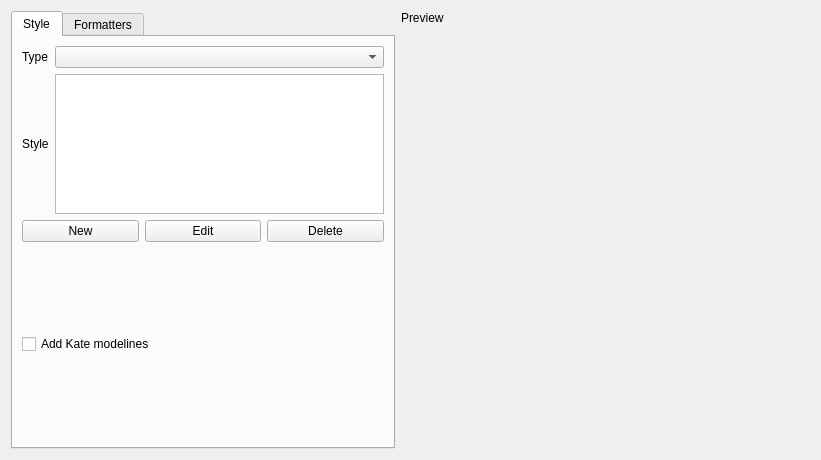
<ui version="4.0" >
 <class>SourceFormatterSettingsUI</class>
 <widget class="QWidget" name="SourceFormatterSettingsUI" >
  <property name="geometry" >
   <rect>
    <x>0</x>
    <y>0</y>
    <width>821</width>
    <height>460</height>
   </rect>
  </property>
  <property name="windowTitle" >
   <string>Form</string>
  </property>
  <layout class="QHBoxLayout" name="horizontalLayout_2" >
   <item>
    <widget class="KTabWidget" name="tabWidget" >
     <property name="sizePolicy" >
      <sizepolicy vsizetype="Expanding" hsizetype="Preferred" >
       <horstretch>0</horstretch>
       <verstretch>0</verstretch>
      </sizepolicy>
     </property>
     <property name="currentIndex" >
      <number>0</number>
     </property>
     <widget class="QWidget" name="tab" >
      <property name="geometry" >
       <rect>
        <x>0</x>
        <y>0</y>
        <width>366</width>
        <height>421</height>
       </rect>
      </property>
      <attribute name="title" >
       <string>Style</string>
      </attribute>
      <layout class="QVBoxLayout" name="verticalLayout_3" >
       <item>
        <layout class="QGridLayout" name="gridLayout" >
         <item row="0" column="0" >
          <widget class="QLabel" name="label" >
           <property name="sizePolicy" >
            <sizepolicy vsizetype="Preferred" hsizetype="Minimum" >
             <horstretch>0</horstretch>
             <verstretch>0</verstretch>
            </sizepolicy>
           </property>
           <property name="text" >
            <string>Type</string>
           </property>
          </widget>
         </item>
         <item row="1" column="0" >
          <widget class="QLabel" name="label_2" >
           <property name="sizePolicy" >
            <sizepolicy vsizetype="Preferred" hsizetype="Minimum" >
             <horstretch>0</horstretch>
             <verstretch>0</verstretch>
            </sizepolicy>
           </property>
           <property name="text" >
            <string>Style</string>
           </property>
          </widget>
         </item>
         <item row="1" column="1" >
          <widget class="KListWidget" name="listStyles" >
           <property name="sizePolicy" >
            <sizepolicy vsizetype="Expanding" hsizetype="Preferred" >
             <horstretch>0</horstretch>
             <verstretch>0</verstretch>
            </sizepolicy>
           </property>
          </widget>
         </item>
         <item row="2" column="0" colspan="2" >
          <layout class="QHBoxLayout" name="horizontalLayout" >
           <item>
            <widget class="KPushButton" name="btnNewStyle" >
             <property name="text" >
              <string>New</string>
             </property>
            </widget>
           </item>
           <item>
            <widget class="KPushButton" name="btnEditStyle" >
             <property name="text" >
              <string>Edit</string>
             </property>
            </widget>
           </item>
           <item>
            <widget class="KPushButton" name="btnDelStyle" >
             <property name="text" >
              <string>Delete</string>
             </property>
            </widget>
           </item>
          </layout>
         </item>
         <item row="0" column="1" >
          <widget class="KComboBox" name="cbLanguagesStyle" >
           <property name="sizePolicy" >
            <sizepolicy vsizetype="Fixed" hsizetype="Expanding" >
             <horstretch>0</horstretch>
             <verstretch>0</verstretch>
            </sizepolicy>
           </property>
          </widget>
         </item>
        </layout>
       </item>
       <item>
        <spacer name="verticalSpacer_3" >
         <property name="orientation" >
          <enum>Qt::Vertical</enum>
         </property>
         <property name="sizeHint" stdset="0" >
          <size>
           <width>362</width>
           <height>137</height>
          </size>
         </property>
        </spacer>
       </item>
       <item>
        <widget class="QCheckBox" name="chkKateModelines" >
         <property name="text" >
          <string>Add Kate modelines</string>
         </property>
        </widget>
       </item>
       <item>
        <spacer name="verticalSpacer" >
         <property name="orientation" >
          <enum>Qt::Vertical</enum>
         </property>
         <property name="sizeHint" stdset="0" >
          <size>
           <width>362</width>
           <height>136</height>
          </size>
         </property>
        </spacer>
       </item>
      </layout>
     </widget>
     <widget class="QWidget" name="tab_2" >
      <property name="geometry" >
       <rect>
        <x>0</x>
        <y>0</y>
        <width>366</width>
        <height>421</height>
       </rect>
      </property>
      <attribute name="title" >
       <string>Formatters</string>
      </attribute>
      <layout class="QVBoxLayout" name="verticalLayout_2" >
       <item>
        <layout class="QGridLayout" name="gridLayout_2" >
         <item row="0" column="0" >
          <widget class="QLabel" name="label_6" >
           <property name="text" >
            <string>Type</string>
           </property>
          </widget>
         </item>
         <item row="0" column="1" >
          <widget class="KComboBox" name="cbLanguagesFormatters" />
         </item>
         <item row="1" column="0" >
          <widget class="QLabel" name="label_4" >
           <property name="text" >
            <string>Formatter</string>
           </property>
          </widget>
         </item>
         <item row="1" column="1" >
          <widget class="KComboBox" name="cbFormatters" >
           <property name="sizePolicy" >
            <sizepolicy vsizetype="Fixed" hsizetype="Expanding" >
             <horstretch>0</horstretch>
             <verstretch>0</verstretch>
            </sizepolicy>
           </property>
          </widget>
         </item>
         <item row="2" column="0" colspan="2" >
          <widget class="QLabel" name="lblDescription" >
           <property name="text" >
            <string>&lt;!DOCTYPE HTML PUBLIC "-//W3C//DTD HTML 4.0//EN" "http://www.w3.org/TR/REC-html40/strict.dtd">
&lt;html>&lt;head>&lt;meta name="qrichtext" content="1" />&lt;style type="text/css">
p, li { white-space: pre-wrap; }
&lt;/style>&lt;/head>&lt;body style=" font-family:'DejaVu Sans'; font-size:9pt; font-weight:400; font-style:normal;">
&lt;p align="justify" style=" margin-top:0px; margin-bottom:0px; margin-left:0px; margin-right:0px; -qt-block-indent:0; text-indent:0px;">&lt;span style=" font-weight:600;">Artistic Style is a source code indenter, formatter, and beautifier for the C, C++, C# and Java programming languages.&lt;/span>&lt;/p>
&lt;p align="justify" style="-qt-paragraph-type:empty; margin-top:0px; margin-bottom:0px; margin-left:0px; margin-right:0px; -qt-block-indent:0; text-indent:0px;">&lt;/p>
&lt;table border="0" style=" margin-top:0px; margin-bottom:0px; margin-left:0px; margin-right:0px;" cellspacing="2" cellpadding="0">
&lt;tr>
&lt;td>
&lt;p align="justify" style=" margin-top:0px; margin-bottom:0px; margin-left:0px; margin-right:0px; -qt-block-indent:0; text-indent:0px;">Home Page:&lt;/p>&lt;/td>
&lt;td>
&lt;p align="justify" style=" margin-top:0px; margin-bottom:0px; margin-left:0px; margin-right:0px; -qt-block-indent:0; text-indent:0px;">&lt;a href="http://astyle.sourceforge.net/">&lt;span style=" text-decoration: underline; color:#0057ae;">http://astyle.sourceforge.net/&lt;/span>&lt;/a>&lt;/p>&lt;/td>&lt;/tr>&lt;/table>
&lt;p align="justify" style="-qt-paragraph-type:empty; margin-top:0px; margin-bottom:0px; margin-left:0px; margin-right:0px; -qt-block-indent:0; text-indent:0px; font-size:10pt; font-weight:600;">&lt;/p>&lt;/body>&lt;/html></string>
           </property>
           <property name="textFormat" >
            <enum>Qt::RichText</enum>
           </property>
           <property name="scaledContents" >
            <bool>false</bool>
           </property>
           <property name="wordWrap" >
            <bool>true</bool>
           </property>
          </widget>
         </item>
        </layout>
       </item>
       <item>
        <spacer name="verticalSpacer_2" >
         <property name="orientation" >
          <enum>Qt::Vertical</enum>
         </property>
         <property name="sizeHint" stdset="0" >
          <size>
           <width>308</width>
           <height>280</height>
          </size>
         </property>
        </spacer>
       </item>
      </layout>
     </widget>
    </widget>
   </item>
   <item>
    <layout class="QVBoxLayout" name="verticalLayout" >
     <item>
      <widget class="QLabel" name="label_3" >
       <property name="text" >
        <string>Preview</string>
       </property>
      </widget>
     </item>
     <item>
      <widget class="QWidget" native="1" name="textEditor" >
       <property name="sizePolicy" >
        <sizepolicy vsizetype="Expanding" hsizetype="Expanding" >
         <horstretch>0</horstretch>
         <verstretch>0</verstretch>
        </sizepolicy>
       </property>
       <property name="minimumSize" >
        <size>
         <width>200</width>
         <height>0</height>
        </size>
       </property>
      </widget>
     </item>
    </layout>
   </item>
  </layout>
 </widget>
 <customwidgets>
  <customwidget>
   <class>KComboBox</class>
   <extends>QComboBox</extends>
   <header>kcombobox.h</header>
  </customwidget>
  <customwidget>
   <class>KListWidget</class>
   <extends>QListWidget</extends>
   <header>klistwidget.h</header>
  </customwidget>
  <customwidget>
   <class>KPushButton</class>
   <extends>QPushButton</extends>
   <header>kpushbutton.h</header>
  </customwidget>
  <customwidget>
   <class>KTabWidget</class>
   <extends>QTabWidget</extends>
   <header>ktabwidget.h</header>
   <container>1</container>
  </customwidget>
 </customwidgets>
 <resources/>
 <connections/>
</ui>
